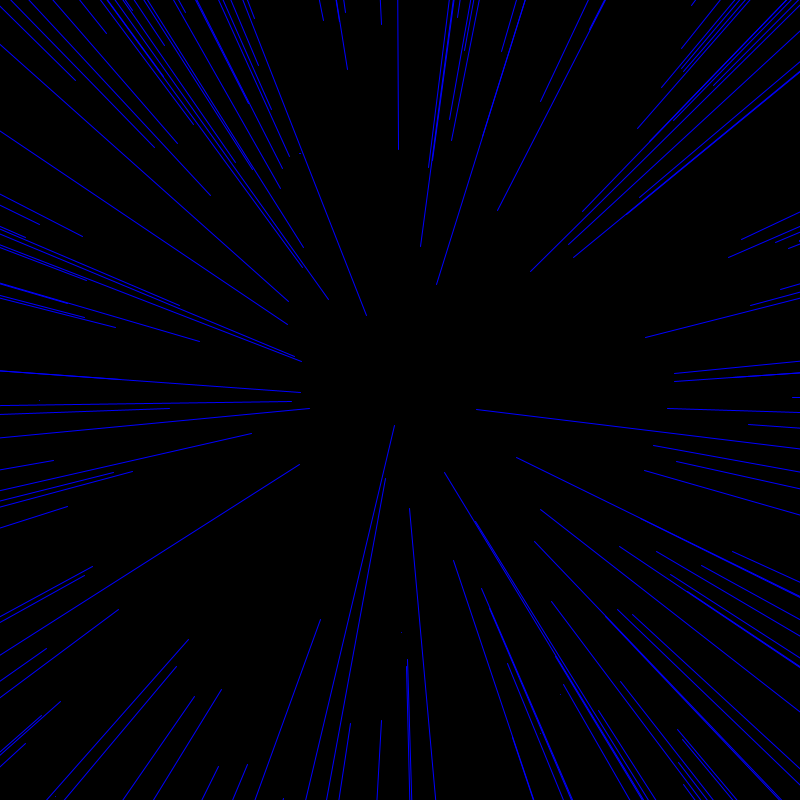
Frame 1 (no input)
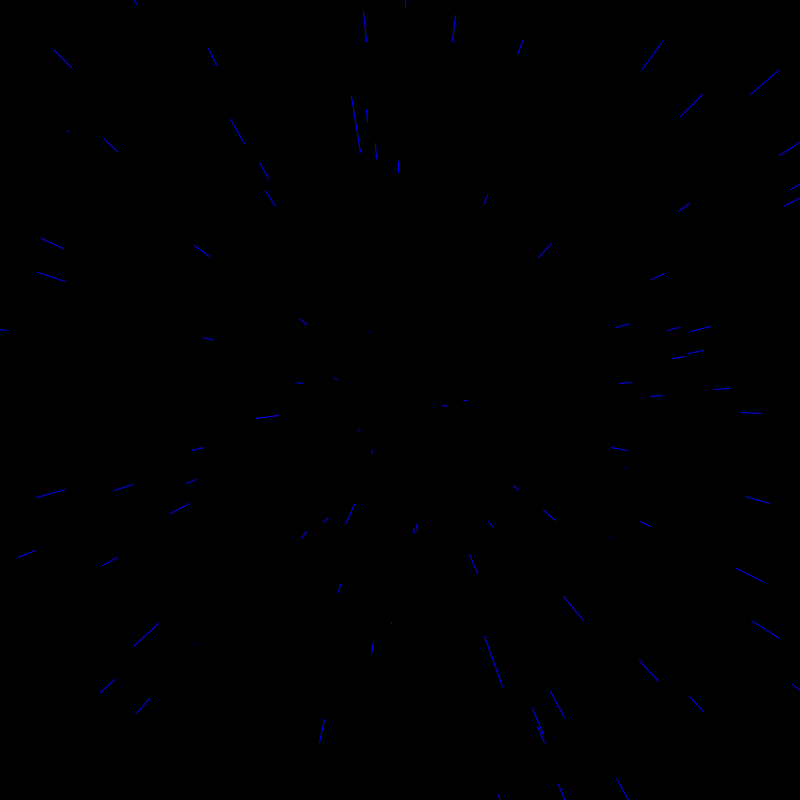
Frame 60 (the mouse pressed at the canvas centre just before this capture)
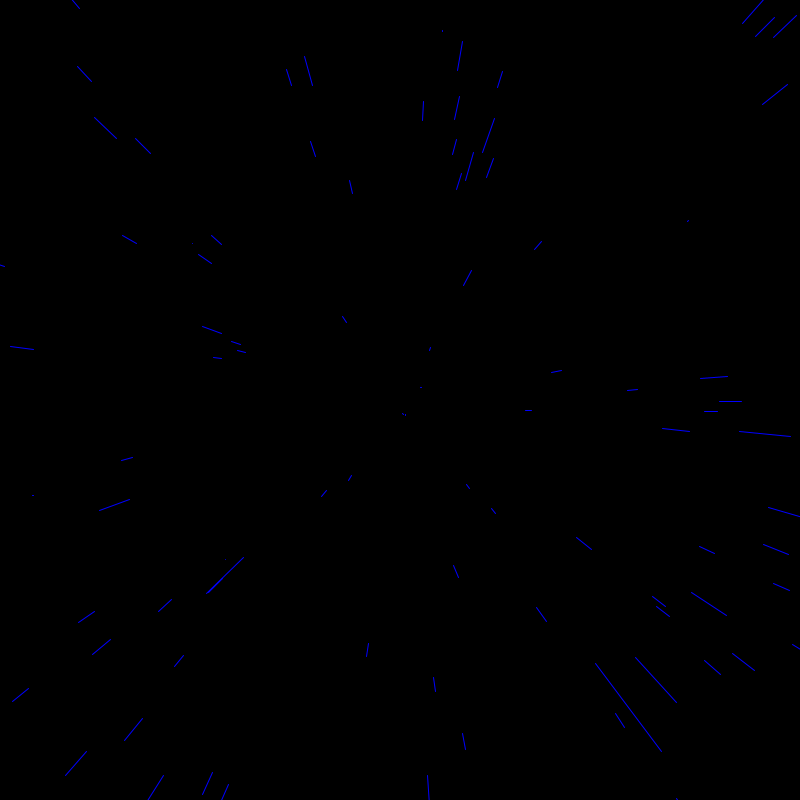
Frame 120 (the mouse held since frame 60 and released just before this capture)

The Processing sketch that drew these frames (run headless with seeded random() and noise(); from frame 60 on, the mouse is pressed at the canvas centre):

// Processing sketch: StarField
// ── StarField.pde
 Star[] stars = new Star[1800];
 int speed = 30;
 void setup()
 {
   size(800,800);
   for(int i = 0; i < stars.length; i++)
   {
     stars[i] = new Star(speed);
   }
 }
 
 void draw()
 {
   background(0);
   translate(width/2,height/2);
   for(int i = 0; i < stars.length; i++)
   {
     stars[i].update();
     stars[i].show();
   }
 }

// ── Stars.pde
class Star
{
  float x;
  float y;
  float z;
  
  float pz;
    
  int speed;
  
  Star(int speed)
  {
    x = random(-width,width);
    y = random(-height,height);
    z = random(width);
    this.speed = speed;
  }
  
  void update()
  {
    z = z-speed;
    if (z < 1)
    {
      z = random(width);
      x = random(-width,width);
      y = random(-height,height);
      pz = z;
    }
    
  }
  
  void show()
  {
    fill(0,255,255);
    noStroke();
    
    float px = map(x/(pz+0.5),0,1,0,width);
    float py = map(y/(pz+0.5),0,1,0,height);
    
    float sx = map(x/z,0,1,0,width);
    float sy = map(y/z,0,1,0,height);
    float rad = map(z,0,width,0,8);
    //ellipse(sx,sy,rad,rad);
    
    stroke(0,0,255);
    line(px,py,sx,sy);
    
    pz = z;
  }
  
}
